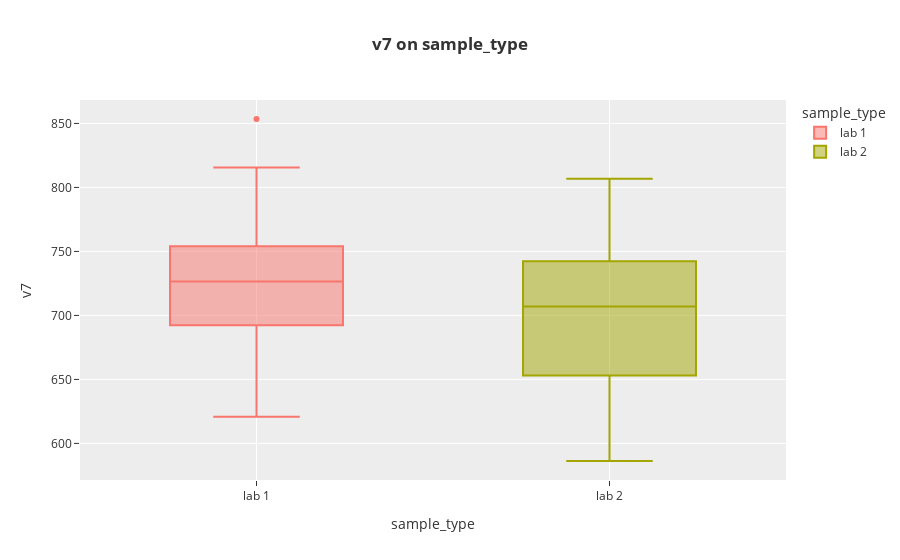

The cell this chart's notebook holds for it:
### Markdown cell above
Berdasarkan visualisasi di atas, diketahui bahwa sample di `lab 1` memiliki nilai `v6` paling rendah `191.3125` dan paling tinggi `319.3333`.
Sample di `lab 2` memiliki nilai `v6` paling rendah `189.2` dan paling tinggi `415.375`.

Jika dibandingkan maka nilai `v6` paling rendah berada di `sample_type lab 2`  dan nilai `v6` tertinggi berada di `sample type lab 2`.

### Code cell
px.box(df, x='sample_type', y='v7',
       color='sample_type', template='ggplot2',
       labels={'sample_type': 'sample_type',
               'v7': 'v7'},
       title="<b>v7 on sample_type")

### Figure 1 — Plotly figure (JSON) as saved in the notebook; plotly's stock layout.template omitted (floating-point values rounded to 4 significant figures)
{"data": [{"alignmentgroup": "True", "hovertemplate": "sample_type=%{x}<br>v7=%{y}<extra></extra>", "legendgroup": "lab 1", "marker": {"color": "#F8766D"}, "name": "lab 1", "notched": false, "offsetgroup": "lab 1", "orientation": "v", "showlegend": true, "type": "box", "x": ["lab 1", "lab 1", "lab 1", "lab 1", "lab 1", "lab 1", "lab 1", "lab 1", "lab 1", "lab 1", "lab 1", "lab 1", "lab 1", "lab 1", "lab 1", "lab 1", "lab 1", "lab 1", "lab 1", "lab 1", "lab 1", "lab 1", "lab 1", "lab 1", "lab 1", "lab 1", "lab 1", "lab 1", "lab 1", "lab 1", "lab 1", "lab 1", "lab 1", "lab 1", "lab 1", "lab 1", "lab 1", "lab 1", "lab 1", "lab 1", "lab 1", "lab 1", "lab 1", "lab 1", "lab 1", "lab 1", "lab 1", "lab 1", "lab 1", "lab 1", "lab 1", "lab 1", "lab 1", "lab 1", "lab 1", "lab 1", "lab 1", "lab 1", "lab 1", "lab 1", "lab 1", "lab 1", "lab 1", "lab 1", "lab 1", "lab 1", "lab 1", "lab 1", "lab 1", "lab 1", "lab 1", "lab 1", "lab 1", "lab 1", "lab 1", "lab 1", "lab 1", "lab 1", "lab 1", "lab 1", "lab 1", "lab 1", "lab 1", "lab 1", "lab 1", "lab 1", "lab 1", "lab 1", "lab 1", "lab 1", "lab 1", "lab 1", "lab 1", "lab 1", "lab 1", "lab 1", "lab 1", "lab 1", "lab 1", "lab 1"], "x0": " ", "xaxis": "x", "y": [742.1, 712, 677.2, 678.6, 677.1, 650.7, 632.3, 664, 714.5, 690.3, 666.1, 682.6, 633.4, 716.3, 641.7, 696.4, 669.2, 680.4, 715.8, 679.1, 713.8, 620.9, 726.2, 687.9, 719.2, 659.7, 679.8, 669.5, 727.7, 650, 705.7, 704.2, 626.3, 810.6, 662.7, 686.4, 753.9, 650.7, 664.7, 778, 758.9, 732.7, 704.2, 762.3, 755.7, 716.2, 719.7, 802.9, 706.1, 757.8, 705.2, 737.5, 754.1, 701.8, 853.5, 711.3, 728.4, 723.1, 754.2, 728.2, 728.7, 715.3, 703.9, 726.7, 745.9, 732.8, 801.6, 738.9, 694.4, 714.5, 737.9, 697.8, 754, 760.7, 754.6, 728.2, 748.6, 711.8, 737.9, 747.8, 725, 732.6, 751.2, 775.3, 745.4, 745.3, 791.1, 787.3, 726.9, 789.8, 815.7, 804, 779.1, 788.6, 741.2, 769.7, 790.6, 771.9, 807, 734.2], "y0": " ", "yaxis": "y"}, {"alignmentgroup": "True", "hovertemplate": "sample_type=%{x}<br>v7=%{y}<extra></extra>", "legendgroup": "lab 2", "marker": {"color": "#A3A500"}, "name": "lab 2", "notched": false, "offsetgroup": "lab 2", "orientation": "v", "showlegend": true, "type": "box", "x": ["lab 2", "lab 2", "lab 2", "lab 2", "lab 2", "lab 2", "lab 2", "lab 2", "lab 2", "lab 2", "lab 2", "lab 2", "lab 2", "lab 2", "lab 2", "lab 2", "lab 2", "lab 2", "lab 2", "lab 2", "lab 2", "lab 2", "lab 2", "lab 2", "lab 2", "lab 2", "lab 2", "lab 2", "lab 2", "lab 2", "lab 2", "lab 2", "lab 2", "lab 2", "lab 2", "lab 2", "lab 2", "lab 2", "lab 2", "lab 2", "lab 2", "lab 2", "lab 2", "lab 2", "lab 2", "lab 2", "lab 2", "lab 2", "lab 2", "lab 2", "lab 2", "lab 2", "lab 2", "lab 2", "lab 2", "lab 2", "lab 2", "lab 2", "lab 2", "lab 2"], "x0": " ", "xaxis": "x", "y": [658.1, 806.9, 596.1, 638.8, 646.3, 658.5, 679.2, 635.6, 586.3, 657.2, 638.8, 655.1, 596.4, 609.5, 647.1, 651, 647.5, 632.6, 658.5, 676.2, 638.2, 646.3, 690.2, 738.5, 727.1, 692.2, 642.5, 677.9, 685.1, 752.3, 738.1, 725.9, 689.4, 752.2, 718.9, 764.3, 783.1, 715.1, 750.4, 771.2, 759.3, 707.6, 706.4, 723.9, 757.7, 721.6, 759.1, 791.5, 719.5, 746.1, 665.8, 708.8, 695.9, 759.1, 734.2, 712.3, 788.8, 792.1, 730.1, 718.7], "y0": " ", "yaxis": "y"}], "layout": {"boxmode": "overlay", "legend": {"title": {"text": "sample_type"}, "tracegroupgap": 0}, "title": {"text": "<b>v7 on sample_type"}, "xaxis": {"anchor": "y", "categoryarray": ["lab 1", "lab 2"], "categoryorder": "array", "domain": [0, 1], "title": {"text": "sample_type"}}, "yaxis": {"anchor": "x", "domain": [0, 1], "title": {"text": "v7"}}}}
